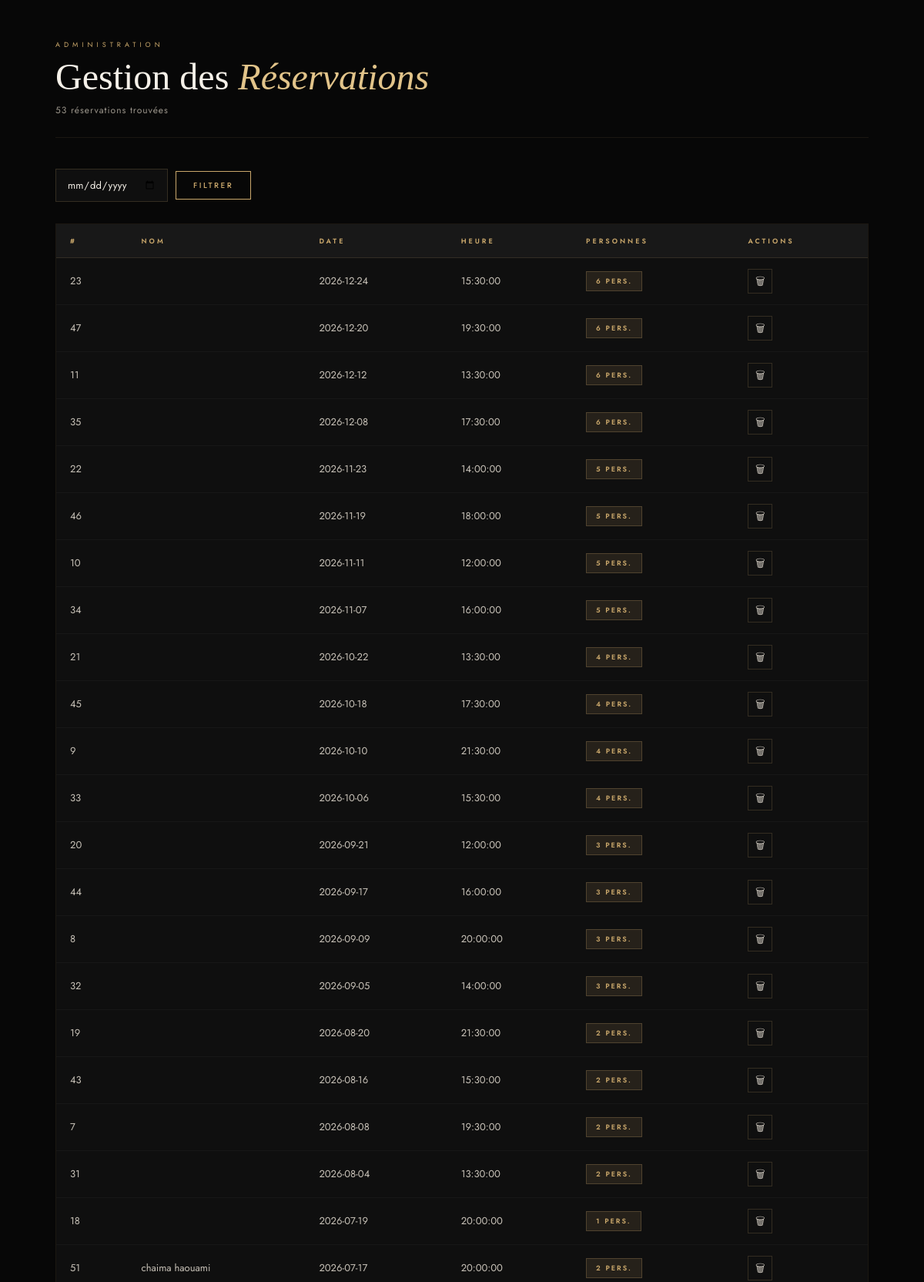
The app's page /admin/gestion_reservations.php (signed in, upper part) with its own data.
### tables this page shows
CREATE TABLE IF NOT EXISTS `reservations` (
  `id` int NOT NULL AUTO_INCREMENT,
  `nom` varchar(100) NOT NULL,
  `user_id` int DEFAULT NULL,
  `date_reservation` date DEFAULT NULL,
  `heure` time DEFAULT NULL,
  `personnes` int DEFAULT NULL,
  PRIMARY KEY (`id`)
);

### admin/gestion_reservations.php (the view, shortened to what this page needs)
<?php
include '../config/db.php';
$where = '';
$filter_date = $_GET['date'] ?? '';
$res = mysqli_query($conn,
    "SELECT * FROM reservations $where ORDER BY date_reservation DESC, heure DESC"
);
$total = mysqli_num_rows($res);
?>
<!DOCTYPE html>
<html lang="fr">
<head>
    <link rel="stylesheet" href="../assets/css/style.css">
    <link rel="stylesheet" href="../assets/css/admin.css">
</head>
<body>
<div class="admin-wrapper">
    <div class="page-header">
        <div class="page-header-left">
            <span class="page-tag">Administration</span>
            <h1>Gestion des <em>Réservations</em></h1>
            <p><?= $total ?> réservation<?= $total > 1 ? 's' : '' ?> trouvée<?= $total > 1 ? 's' : '' ?></p>
        </div>
    </div>
    <form method="GET" style="display:flex;gap:10px;align-items:center;margin-bottom:28px;flex-wrap:wrap;">
        <div class="form-field" style="margin:0;">
            <input type="date" name="date"
                   value="<?= htmlspecialchars($filter_date) ?>"
                   style="padding:10px 14px;background:var(--noir2);border:1px solid rgba(201,167,107,.2);color:var(--blanc);font-family:var(--font-body);font-size:13px;outline:none;border-radius:0;">
        </div>
        <button type="submit" class="btn-add"><span>Filtrer</span></button>
    </form>
    <div class="table-section">
        <div class="table-container">
            <table class="admin-table">
                <thead>
                    <tr>
                        <th>#</th>
                        <th>Nom</th>
                        <th>Date</th>
                        <th>Heure</th>
                        <th>Personnes</th>
                        <th>Actions</th>
                    </tr>
                </thead>
                <tbody>
                <?php if ($total === 0): ?>
                    <tr>
                        <td colspan="6" style="text-align:center;padding:40px;color:var(--gris);">
                            Aucune réservation trouvée
                        </td>
                    </tr>
                <?php else: ?>
                    <?php while ($r = mysqli_fetch_assoc($res)): ?>
                        <tr>
                            <td><?= $r['id'] ?></td>
                            <td><?= htmlspecialchars($r['nom'] ?? '—') ?></td>
                            <td><?= htmlspecialchars($r['date_reservation']) ?></td>
                            <td><?= htmlspecialchars($r['heure']) ?></td>
                            <td>
                                <span class="badge badge-gold">
                                    <?= (int)$r['personnes'] ?> pers.
                                </span>
                            </td>
                            <td>
                                <div class="action-btns">
                                    <a href="?delete=<?= $r['id'] ?>"
                                       class="btn-icon danger"
                                       onclick="return confirm('Supprimer cette réservation ?');"
                                       title="Supprimer">🗑</a>
                                </div>
                            </td>
                        </tr>
                    <?php endwhile; ?>
                <?php endif; ?>
                </tbody>
            </table>
        </div>
    </div>
</div>
</body>
</html>

### assets/css/style.css (style rules this page uses)
:root { --or: #c9a76b; --or-light: #e2c48a; --or-dark: #a07840; --noir: #070707; --noir2: #0f0f0f; --noir3: #181818; --noir4: #222222; --blanc: #f5f0e8; --gris: #9a948a; --gris2: #c8c2b8; --font-title: 'Cormorant Garamond', Georgia, serif; --font-body: 'Jost', sans-serif; --ease: cubic-bezier(.25,.46,.45,.94); --t: .4s var(--ease); --shadow-gold: 0 8px 40px rgba(201,167,107,.18); --shadow-dark: 0 24px 60px rgba(0,0,0,.55); }
*, *::before, *::after { margin:0; padding:0; box-sizing:border-box; }
html { scroll-behavior:smooth; }
body { font-family: var(--font-body); background: var(--noir); color: var(--blanc); line-height: 1.75; overflow-x: hidden; }
a { text-decoration:none; transition: var(--t); }

### records on screen
reservations: id "23", date_reservation "2026-12-24", heure "15:30:00", personnes "6"
reservations: id "47", date_reservation "2026-12-20", heure "19:30:00", personnes "6"
reservations: id "11", date_reservation "2026-12-12", heure "13:30:00", personnes "6"
reservations: id "35", date_reservation "2026-12-08", heure "17:30:00", personnes "6"
reservations: id "22", date_reservation "2026-11-23", heure "14:00:00", personnes "5"
reservations: id "46", date_reservation "2026-11-19", heure "18:00:00", personnes "5"
reservations: id "10", date_reservation "2026-11-11", heure "12:00:00", personnes "5"
reservations: id "34", date_reservation "2026-11-07", heure "16:00:00", personnes "5"
reservations: id "21", date_reservation "2026-10-22", heure "13:30:00", personnes "4"
reservations: id "45", date_reservation "2026-10-18", heure "17:30:00", personnes "4"
reservations: id "9", date_reservation "2026-10-10", heure "21:30:00", personnes "4"
reservations: id "33", date_reservation "2026-10-06", heure "15:30:00", personnes "4"
reservations: id "20", date_reservation "2026-09-21", heure "12:00:00", personnes "3"
reservations: id "44", date_reservation "2026-09-17", heure "16:00:00", personnes "3"
reservations: id "8", date_reservation "2026-09-09", heure "20:00:00", personnes "3"
reservations: id "32", date_reservation "2026-09-05", heure "14:00:00", personnes "3"
reservations: id "19", date_reservation "2026-08-20", heure "21:30:00", personnes "2"
reservations: id "43", date_reservation "2026-08-16", heure "15:30:00", personnes "2"
reservations: id "7", date_reservation "2026-08-08", heure "19:30:00", personnes "2"
reservations: id "31", date_reservation "2026-08-04", heure "13:30:00", personnes "2"
reservations: id "18", date_reservation "2026-07-19", heure "20:00:00", personnes "1"
reservations: id "51", nom "chaima haouami", date_reservation "2026-07-17", heure "20:00:00", personnes "2"

### other values on screen
$total "53"
